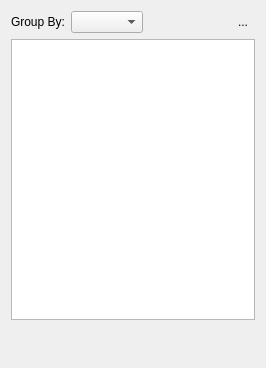
<?xml version="1.0" encoding="UTF-8"?>
<ui version="4.0">
 <class>TabManagerWidget</class>
 <widget class="QWidget" name="TabManagerWidget">
  <property name="geometry">
   <rect>
    <x>0</x>
    <y>0</y>
    <width>266</width>
    <height>368</height>
   </rect>
  </property>
  <property name="windowTitle">
   <string>TabManager</string>
  </property>
  <layout class="QVBoxLayout" name="verticalLayout">
   <item>
    <layout class="QHBoxLayout" name="horizontalLayout">
     <property name="topMargin">
      <number>0</number>
     </property>
     <item>
      <widget class="QLabel" name="labelGroup">
       <property name="text">
        <string>Group By:</string>
       </property>
      </widget>
     </item>
     <item>
      <widget class="QComboBox" name="groupTypeComboBox"/>
     </item>
     <item>
      <spacer name="horizontalSpacer">
       <property name="orientation">
        <enum>Qt::Horizontal</enum>
       </property>
       <property name="sizeHint" stdset="0">
        <size>
         <width>40</width>
         <height>20</height>
        </size>
       </property>
      </spacer>
     </item>
     <item>
      <widget class="MacToolButton" name="sideBySide">
       <property name="text">
        <string>...</string>
       </property>
       <property name="icon">
        <iconset resource="tabmanagerplugin.qrc">
         <normaloff>:/tabmanager/data/side-by-side.png</normaloff>:/tabmanager/data/side-by-side.png</iconset>
       </property>
       <property name="autoRaise">
        <bool>true</bool>
       </property>
      </widget>
     </item>
    </layout>
   </item>
   <item>
    <widget class="QTreeWidget" name="treeWidget">
     <attribute name="headerVisible">
      <bool>false</bool>
     </attribute>
     <column>
      <property name="text">
       <string notr="true">1</string>
      </property>
     </column>
    </widget>
   </item>
   <item>
    <layout class="QGridLayout" name="gridLayout">
     <property name="spacing">
      <number>0</number>
     </property>
     <item row="2" column="3">
      <spacer name="horizontalSpacer_2">
       <property name="orientation">
        <enum>Qt::Horizontal</enum>
       </property>
       <property name="sizeHint" stdset="0">
        <size>
         <width>40</width>
         <height>20</height>
        </size>
       </property>
      </spacer>
     </item>
     <item row="2" column="2">
      <widget class="MacToolButton" name="bookmarkSelection">
       <property name="text">
        <string/>
       </property>
       <property name="icon">
        <iconset resource="tabmanagerplugin.qrc">
         <normaloff>:/tabmanager/data/tab-bookmark.png</normaloff>:/tabmanager/data/tab-bookmark.png</iconset>
       </property>
       <property name="iconSize">
        <size>
         <width>24</width>
         <height>24</height>
        </size>
       </property>
       <property name="autoRaise">
        <bool>true</bool>
       </property>
      </widget>
     </item>
     <item row="2" column="0">
      <widget class="MacToolButton" name="closeSelection">
       <property name="text">
        <string/>
       </property>
       <property name="icon">
        <iconset resource="tabmanagerplugin.qrc">
         <normaloff>:/tabmanager/data/tab-close.png</normaloff>:/tabmanager/data/tab-close.png</iconset>
       </property>
       <property name="iconSize">
        <size>
         <width>24</width>
         <height>24</height>
        </size>
       </property>
       <property name="autoRaise">
        <bool>true</bool>
       </property>
      </widget>
     </item>
     <item row="2" column="1">
      <widget class="MacToolButton" name="detachSelection">
       <property name="minimumSize">
        <size>
         <width>0</width>
         <height>0</height>
        </size>
       </property>
       <property name="text">
        <string/>
       </property>
       <property name="icon">
        <iconset resource="tabmanagerplugin.qrc">
         <normaloff>:/tabmanager/data/tab-detach.png</normaloff>:/tabmanager/data/tab-detach.png</iconset>
       </property>
       <property name="iconSize">
        <size>
         <width>24</width>
         <height>24</height>
        </size>
       </property>
       <property name="autoRaise">
        <bool>true</bool>
       </property>
      </widget>
     </item>
    </layout>
   </item>
  </layout>
 </widget>
 <customwidgets>
  <customwidget>
   <class>MacToolButton</class>
   <extends>QToolButton</extends>
   <header>mactoolbutton.h</header>
  </customwidget>
 </customwidgets>
 <tabstops>
  <tabstop>treeWidget</tabstop>
  <tabstop>groupTypeComboBox</tabstop>
  <tabstop>closeSelection</tabstop>
  <tabstop>detachSelection</tabstop>
  <tabstop>bookmarkSelection</tabstop>
 </tabstops>
 <resources>
  <include location="tabmanagerplugin.qrc"/>
 </resources>
 <connections/>
</ui>
